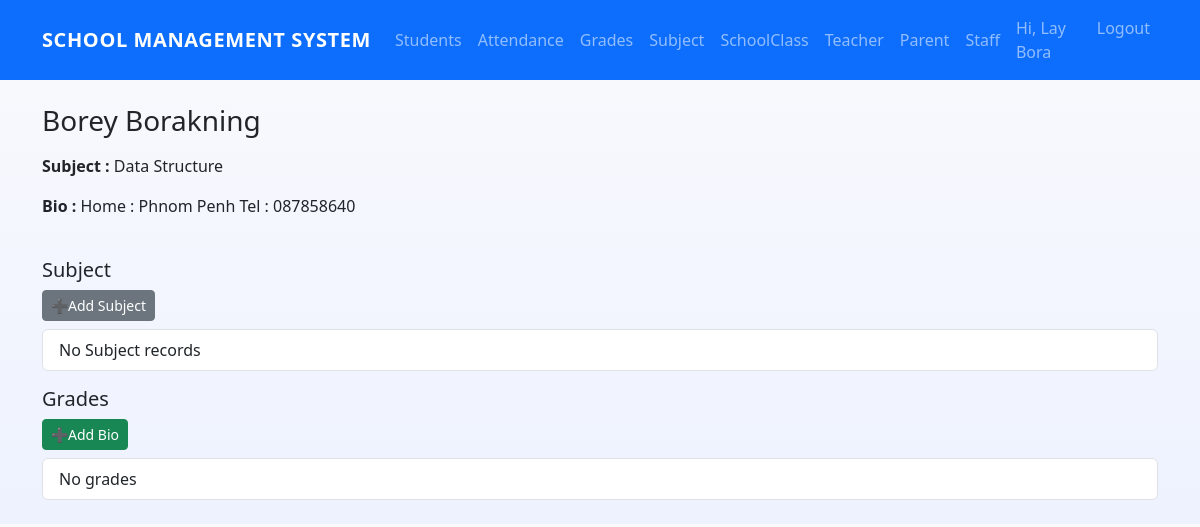
/teachers/1 (signed in), run on an earlier commit of the app's database.
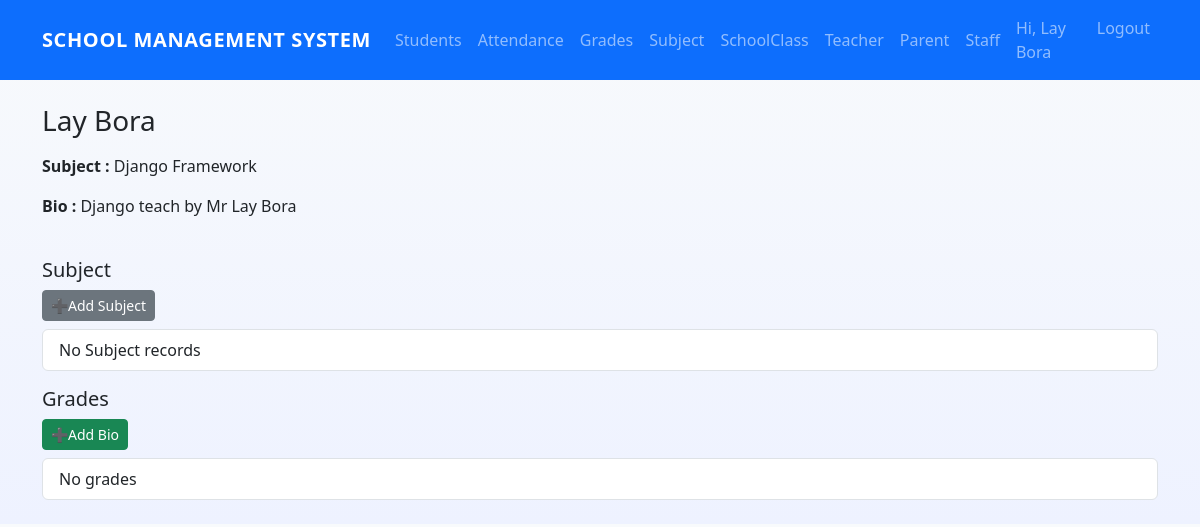
And on a later commit of the database.
### core/models.py (models this page shows, shortened)
class TeacherProfile(models.Model):
    user = models.OneToOneField(User, on_delete=models.CASCADE)
    subjects = models.ManyToManyField(Subject, blank=True)
    bio = models.TextField(blank=True)
    image = models.ImageField(
        upload_to=user_directory_path,
        default='default/teacher.jpg',
        blank=True
    )

class User(AbstractUser):
    ROLE_CHOICES = (
        ('admin','Admin'),
        ('teacher','Teacher'),
        ('student','Student'),
        ('parent','Parent'),
        ('staff','Staff'),
    )
    role = models.CharField(max_length=10, choices=ROLE_CHOICES, default='student')
    phone = models.CharField(max_length=20, blank=True)

class Subject(models.Model):
    name = models.CharField(max_length=120)
    code = models.CharField(max_length=50, blank=True)

### core/views.py (the view)
# urls.py: path("teachers/<int:pk>", TeacherDetailView.as_view(),name='teacher-detail'),
class TeacherDetailView(LoginRequiredMixin,DetailView):
    model= TeacherProfile
    template_name ="core/teacher_detail.html"
    context_object_name ="teacher"

### templates/core/teacher_detail.html (shortened to what this page needs)
{% extends 'core/base.html' %}
{% block content %}
<h1 class="h3 mb-3">{{ teacher.user.first_name }}</h1>
  <div class="row">
    <div class="col-md-6">
      <p><strong>Subject :</strong>
        {% for s in teacher.subjects.all %}
            {{ s.name }} {% if not forloop.last %},{% endif %}
        {% endfor %}
    </p>
      <p><strong>Bio :</strong> {{ teacher.bio }}</p>
    </div>
  </div>
  <h5 class="mt-4">Subject</h5>
  <a class="btn btn-sm btn-secondary mb-2" href="{% url 'attendance-add' %}">➕Add Subject</a>
  <ul class="list-group mb-3">
    {% for a in student.attendance_set.all %}
      <li class="list-group-item">{{ a.date }} — {{ a.status }} {% if a.remark %} ({{ a.remark }}){% endif %}</li>
    {% empty %}
      <li class="list-group-item">No Subject records</li>
    {% endfor %}
  </ul>
  <h5>Grades</h5>
  <a class="btn btn-sm btn-success mb-2" href="{% url 'grade-add' %}">➕Add Bio</a>
  <ul class="list-group">
    {% for g in student.grade_set.all %}
      <li class="list-group-item">{{ g.subject }} — {{ g.marks_obtained }}/{{ g.max_marks }} ({{ g.term }})</li>
    {% empty %}
      <li class="list-group-item">No grades</li>
    {% endfor %}
  </ul>
{% endblock %}

What changed in the data, as far as the page shows it:
no longer on this page (row edited): Subject: name "Data Structure"
changed TeacherProfile: user.first_name "Borey Borakning" → "Lay Bora"; bio "Home : Phnom Penh Tel : 087858640" → "Django teach by Mr Lay Bora"
now on this page (row edited): Subject: name "Django Framework"
